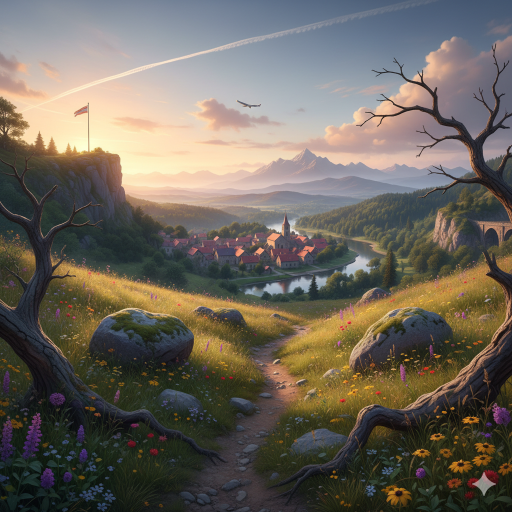
#> input picture Paper-1(Industrial_vision)/unit-2/fov_input.png, 1024 x 1024 px (shown at 1/2 size)
$ python FOV.py
#> lines starting #> are read from the running program, lines starting #| are printed output that depends on the picture
import cv2
import matplotlib.pyplot as plt

# ----------------------
# Load Image
# ----------------------
image = cv2.imread("fov_input.png")
#> image is the input picture: shape (1024, 1024, 3); mean B, G, R 92.2, 102.1, 108.7
image = cv2.cvtColor(image, cv2.COLOR_BGR2RGB)  # Convert BGR to RGB

# Original image dimensions
height, width, _ = image.shape
#> height = 1024; width = 1024

# Example: 24mm, 35mm, 50mm, 85mm, 135mm (simulated)
focal_lengths = [24, 35, 50, 85, 135]
base_focal = 24  # Treat the original image as base focal length

def crop_for_fov(img, base_focal, target_focal):
    """
    Crops the image to simulate narrower FOV for longer focal lengths.
    """
    scale = base_focal / target_focal  # scale < 1 for zoom in
    h, w, _ = img.shape

    new_w, new_h = int(w * scale), int(h * scale)
    x1 = (w - new_w) // 2
    y1 = (h - new_h) // 2

    cropped = img[y1:y1+new_h, x1:x1+new_w]
    # Resize back to original size for consistent visualization
    return cv2.resize(cropped, (w, h))

# ----------------------
# Apply crop for each focal length
# ----------------------
plt.figure(figsize=(15,5))
for i, f in enumerate(focal_lengths):
    sim_image = crop_for_fov(image, base_focal, f)
    plt.subplot(1, len(focal_lengths), i+1)
    plt.imshow(sim_image)
    plt.title(f"{f}mm")
    plt.axis('off')
#> this loop made 5 passes
#> pass 2, in crop_for_fov (call 2), `cropped = img[y1:y1+new_h, x1:x1+new_w]`:
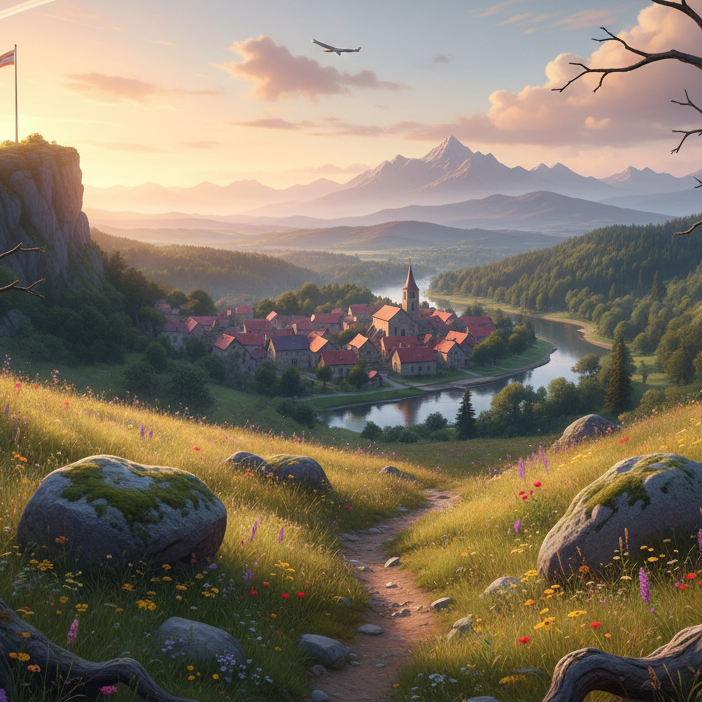
#> cropped: shape (702, 702, 3); mean R, G, B 129.9, 118, 101
#> pass 3, in crop_for_fov (call 3), `cropped = img[y1:y1+new_h, x1:x1+new_w]`:
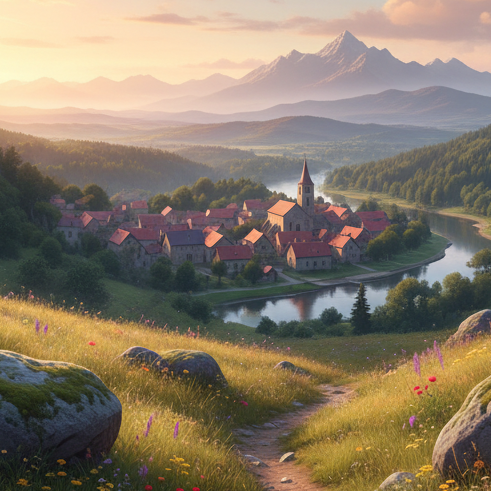
#> cropped: shape (491, 491, 3); mean R, G, B 136.2, 122.6, 104.1

plt.suptitle("Simulated FOV Changes with Different Focal Lengths")
plt.show()
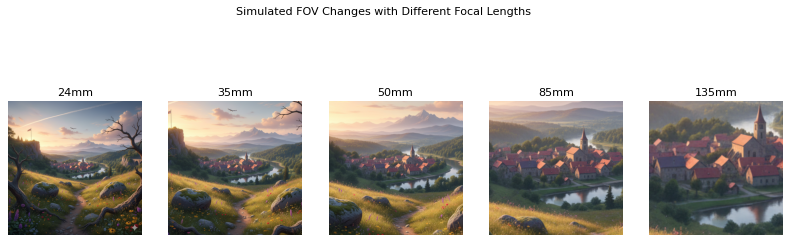
#> figure drawn by matplotlib, 5 panels

$ run again, with Paper-1(Industrial_vision)/unit-2/dithering_comparison.png copied over Paper-1(Industrial_vision)/unit-2/fov_input.png
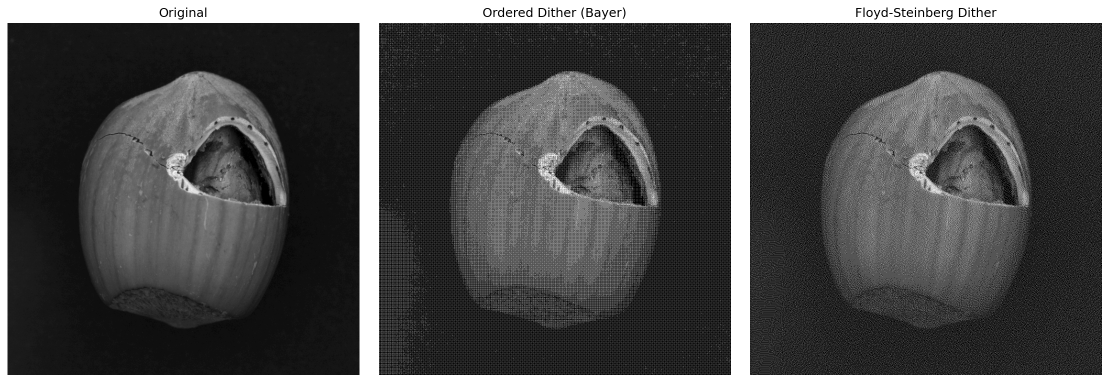
#> input picture Paper-1(Industrial_vision)/unit-2/dithering_comparison.png, 2218 x 765 px (shown at 1/2 size)
#> image is the input picture: shape (765, 2218, 3); min 0, max 255, mean 76
#> the loop `for i, f in enumerate(focal_lengths):` made 5 passes
#> pass 2, in crop_for_fov (call 2), `cropped = img[y1:y1+new_h, x1:x1+new_w]`:
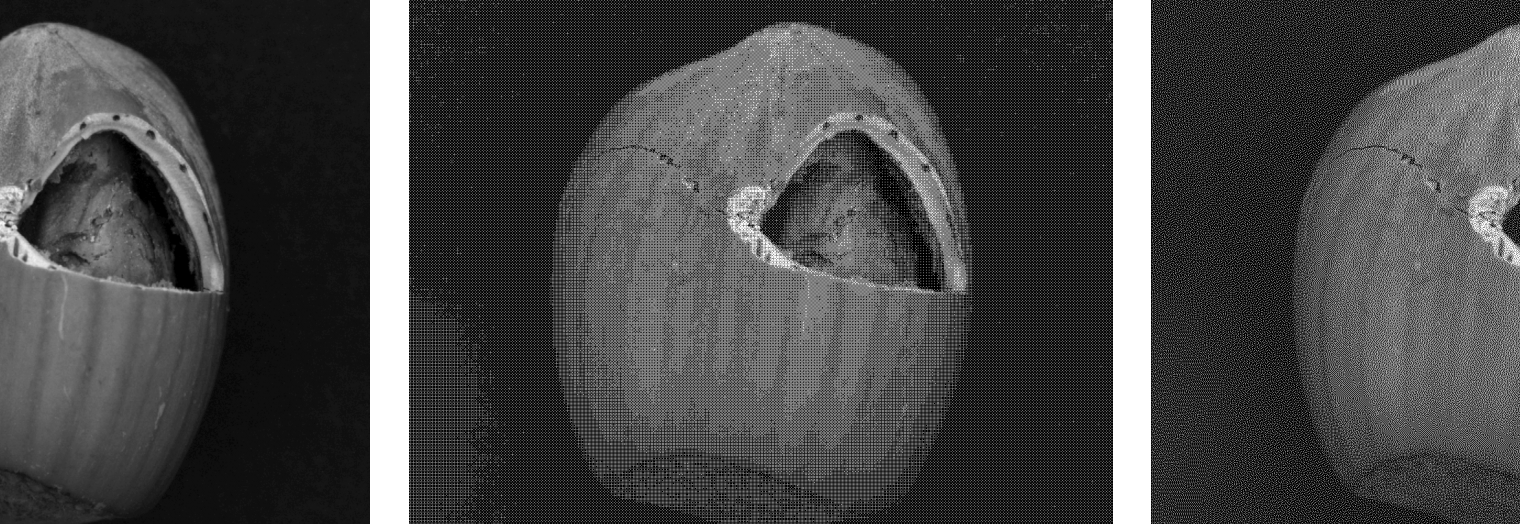
#> cropped: shape (524, 1520, 3); min 0, max 255, mean 70.3
#> pass 3, `sim_image = crop_for_fov(image, base_focal, f)`:
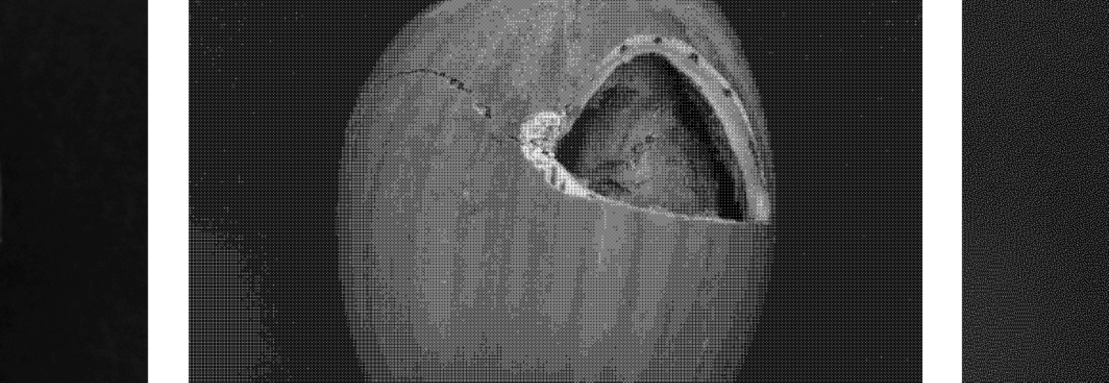
#> sim_image: shape (765, 2218, 3) (shown at 1/2 size); min 0, max 255, mean 70.8

$ run again, with Paper-1(Industrial_vision)/unit-2/peppers.png copied over Paper-1(Industrial_vision)/unit-2/fov_input.png
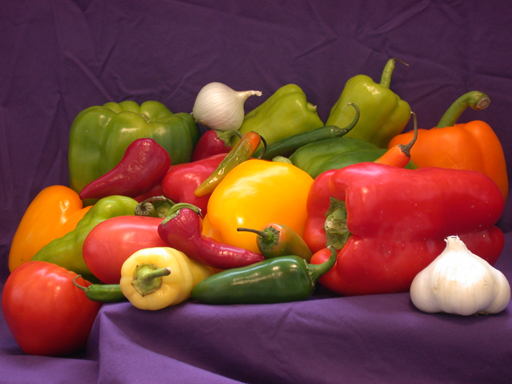
#> input picture Paper-1(Industrial_vision)/unit-2/peppers.png, 512 x 384 px
#> image is the input picture: shape (384, 512, 3); mean B, G, R 57.6, 66.4, 120.8
#> the loop `for i, f in enumerate(focal_lengths):` made 5 passes
#> pass 2, in crop_for_fov (call 2), `cropped = img[y1:y1+new_h, x1:x1+new_w]`:
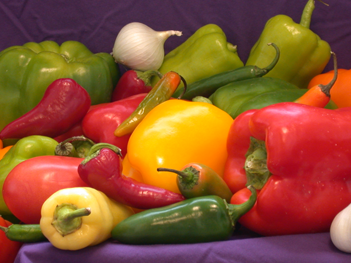
#> cropped: shape (263, 351, 3); mean R, G, B 143.1, 83.3, 47.7
#> pass 3, in crop_for_fov (call 3), `cropped = img[y1:y1+new_h, x1:x1+new_w]`:
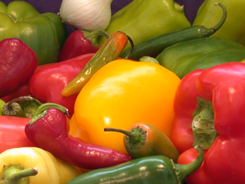
#> cropped: shape (184, 245, 3); mean R, G, B 164.6, 99.9, 39.3
